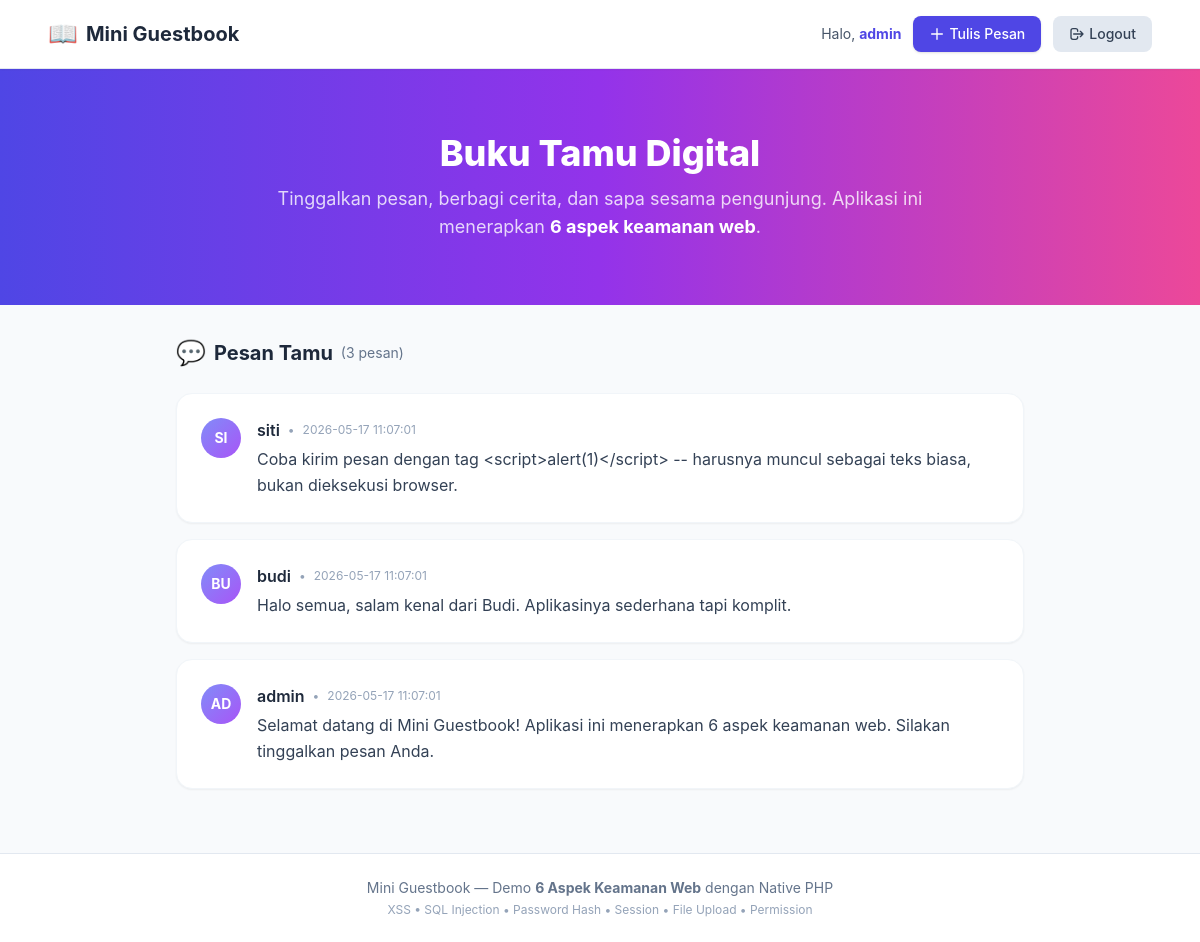
/index.php (signed in), run on the app's committed database.
### tables this page shows
CREATE TABLE messages (
    id         INT AUTO_INCREMENT PRIMARY KEY,
    user_id    INT NOT NULL,
    message    TEXT NOT NULL,
    photo      VARCHAR(100) DEFAULT NULL,
    created_at DATETIME DEFAULT CURRENT_TIMESTAMP,
    FOREIGN KEY (user_id) REFERENCES users(id) ON DELETE CASCADE
);

CREATE TABLE users (
    id            INT AUTO_INCREMENT PRIMARY KEY,
    username      VARCHAR(20)  NOT NULL UNIQUE,
    password_hash VARCHAR(255) NOT NULL,
    created_at    DATETIME DEFAULT CURRENT_TIMESTAMP
);

### config.php (called while the page is built, shortened)
<?php
function e(string $s): string {
    return htmlspecialchars($s, ENT_QUOTES | ENT_SUBSTITUTE, 'UTF-8');
}
function is_login(): bool {
    return !empty($_SESSION['user_id']);
}

### index.php (the view, shortened to what this page needs)
<?php
require __DIR__ . '/config.php';
$messages = $pdo->query(
    'SELECT m.id, m.message, m.photo, m.created_at, u.username
     FROM messages m JOIN users u ON u.id = m.user_id
     ORDER BY m.id DESC LIMIT 50'
)->fetchAll();
?>
<!DOCTYPE html>
<html lang="id">
<head>
<script src="https://cdn.tailwindcss.com"></script>
<link rel="stylesheet" href="style.css">
</head>
<body class="bg-slate-50 min-h-screen">
<nav class="bg-white border-b border-slate-200 sticky top-0 z-50 shadow-sm">
    <div class="max-w-6xl mx-auto px-4 sm:px-6 py-4 flex justify-between items-center">
        <a href="index.php" class="flex items-center gap-2">
            <span class="text-2xl">📖</span>
            <span class="text-xl font-bold text-slate-800">Mini Guestbook</span>
        </a>
        <div class="flex items-center gap-3">
        <?php if (is_login()): ?>
            <span class="hidden sm:inline text-sm text-slate-600">
                Halo, <strong class="text-indigo-600"><?= e($_SESSION['username']) ?></strong>
            </span>
            <a href="post.php"
               class="inline-flex items-center gap-1 bg-indigo-600 hover:bg-indigo-700 text-white text-sm font-medium px-4 py-2 rounded-lg shadow transition-all hover:shadow-md">
                <svg class="w-4 h-4" fill="none" stroke="currentColor" viewBox="0 0 24 24">
                    <path stroke-linecap="round" stroke-linejoin="round" stroke-width="2" d="M12 4v16m8-8H4"/>
                </svg>
                Tulis Pesan
            </a>
            <a href="logout.php"
               class="inline-flex items-center gap-1 bg-slate-200 hover:bg-slate-300 text-slate-700 text-sm font-medium px-4 py-2 rounded-lg transition">
                <svg class="w-4 h-4" fill="none" stroke="currentColor" viewBox="0 0 24 24">
                    <path stroke-linecap="round" stroke-linejoin="round" stroke-width="2" d="M17 16l4-4m0 0l-4-4m4 4H7m6 4v1a3 3 0 01-3 3H6a3 3 0 01-3-3V7a3 3 0 013-3h4a3 3 0 013 3v1"/>
                </svg>
                Logout
            </a>
        <?php endif; ?>
        </div>
    </div>
</nav>
<header class="bg-gradient-to-r from-indigo-600 via-purple-600 to-pink-500 text-white py-12 sm:py-16">
    <div class="max-w-4xl mx-auto px-4 sm:px-6 text-center">
        <h1 class="text-3xl sm:text-4xl font-extrabold mb-3">Buku Tamu Digital</h1>
        <p class="text-lg text-white/80 max-w-2xl mx-auto">
            Tinggalkan pesan, berbagi cerita, dan sapa sesama pengunjung.
            Aplikasi ini menerapkan <strong class="text-white">6 aspek keamanan web</strong>.
        </p>
    </div>
</header>
<main class="max-w-4xl mx-auto px-4 sm:px-6 py-8">
    <div class="flex items-center justify-between mb-6">
        <h2 class="text-xl font-bold text-slate-800 flex items-center gap-2">
            <span class="text-2xl">💬</span> Pesan Tamu
            <span class="text-sm font-normal text-slate-500">(<?= count($messages) ?> pesan)</span>
        </h2>
    </div>
    <?php if (empty($messages)): ?>
        <div class="bg-white rounded-2xl shadow-sm border border-slate-100 p-12 text-center">
            <div class="text-5xl mb-4">📝</div>
            <h3 class="text-lg font-semibold text-slate-700 mb-2">Belum Ada Pesan</h3>
            <p class="text-slate-500">Jadilah yang pertama menulis di buku tamu ini!</p>
        </div>
    <?php else: ?>
        <div class="space-y-4">
        <?php foreach ($messages as $m): ?>
            <article class="bg-white rounded-2xl shadow-sm border border-slate-100 p-6 hover:shadow-md transition-shadow">
                <div class="flex items-start gap-4">
                    <div class="flex-shrink-0 w-10 h-10 bg-gradient-to-br from-indigo-400 to-purple-500 rounded-full flex items-center justify-center text-white font-bold text-sm uppercase">
                        <?= e(substr($m['username'], 0, 2)) ?>
                    </div>
                    <div class="flex-1 min-w-0">
                        <div class="flex items-center gap-2 mb-1">
                            <span class="font-semibold text-slate-800"><?= e($m['username']) ?></span>
                            <span class="text-xs text-slate-400">&bull;</span>
                            <time class="text-xs text-slate-400"><?= e($m['created_at']) ?></time>
                        </div>
                        <p class="text-slate-700 whitespace-pre-wrap leading-relaxed"><?= e($m['message']) ?></p>
                    </div>
                </div>
            </article>
        <?php endforeach; ?>
        </div>
    <?php endif; ?>
</main>
<footer class="border-t border-slate-200 bg-white mt-8">
    <div class="max-w-4xl mx-auto px-4 sm:px-6 py-6 text-center text-sm text-slate-500">
        <p>Mini Guestbook &mdash; Demo <strong>6 Aspek Keamanan Web</strong> dengan Native PHP</p>
        <p class="mt-1 text-xs text-slate-400">XSS &bull; SQL Injection &bull; Password Hash &bull; Session &bull; File Upload &bull; Permission</p>
    </div>
</footer>
</body>
</html>

### style.css (style rules this page uses)
body { font-family: 'Inter', 'Segoe UI', Tahoma, sans-serif; }
article { transition: transform .2s ease, box-shadow .2s ease; }

### data on the page
messages: user.username "SI", user.username "siti", created_at "2026-05-17 11:07:01", message "Coba kirim pesan dengan tag <script>alert(1)</script> -- harusnya muncul sebagai teks biasa, bukan dieksekusi browser."
messages: user.username "BU", user.username "budi", created_at "2026-05-17 11:07:01", message "Halo semua, salam kenal dari Budi. Aplikasinya sederhana tapi komplit."
messages: user.username "AD", user.username "admin", created_at "2026-05-17 11:07:01", message "Selamat datang di Mini Guestbook! Aplikasi ini menerapkan 6 aspek keamanan web. Silakan tinggalkan pesan Anda."

### other printed values
$_SESSION['username'] "admin"
count($messages) "3"
